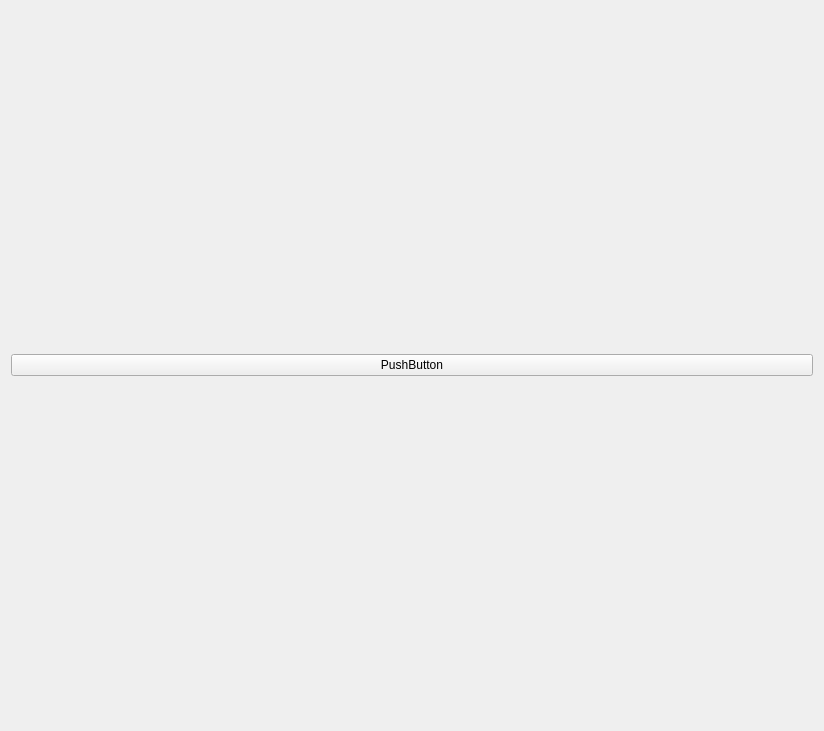
<?xml version="1.0" encoding="UTF-8"?>
<ui version="4.0">
 <class>Window</class>
 <widget class="QMainWindow" name="Window">
  <property name="geometry">
   <rect>
    <x>0</x>
    <y>0</y>
    <width>824</width>
    <height>731</height>
   </rect>
  </property>
  <property name="maximumSize">
   <size>
    <width>1920</width>
    <height>16777215</height>
   </size>
  </property>
  <property name="windowTitle">
   <string>Window</string>
  </property>
  <widget class="QWidget" name="centralWidget">
   <layout class="QGridLayout" name="gridLayout">
    <item row="0" column="0">
     <widget class="QPushButton" name="pushButton">
      <property name="text">
       <string>PushButton</string>
      </property>
     </widget>
    </item>
   </layout>
  </widget>
 </widget>
 <layoutdefault spacing="6" margin="11"/>
 <resources/>
 <connections/>
</ui>
